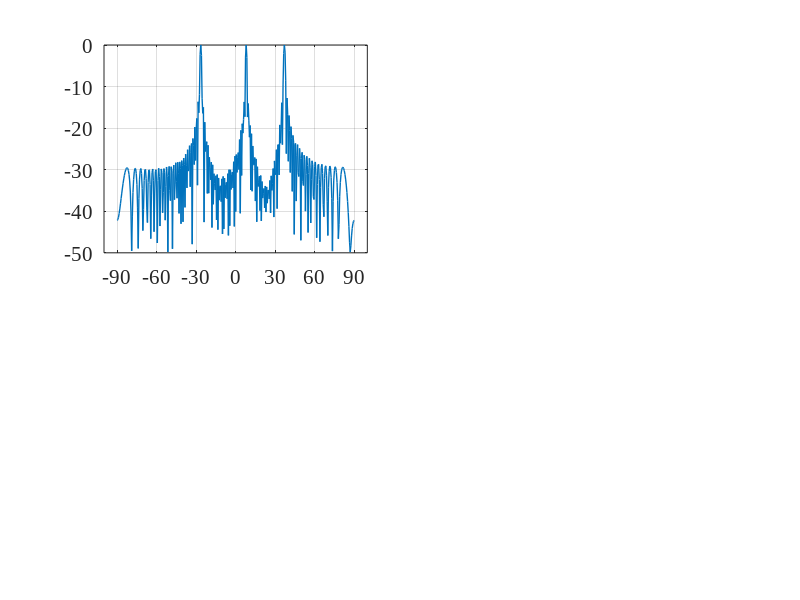

This figure's MATLAB source: (Note: this script raises an error after producing the figure.)
close all   % close all windows
clear       % clear workspace
clc         % clear command window
f=300e6;    %carrier frequency (Hz)
n=100;       %number of array elements
l=0.04*3e8/f;    %wave length (m)
sa=361;     %sampling
d=l/2;
p=0:d:d*(n-1);
angle=[-90,90];
angle_m=[-26.5 8 37
        -56.5 0  51.5
         -4.5 23 39
        -51.5 0 26.5];
Rat=[sqrt(1) sqrt(1) sqrt(1) 
    sqrt(1) sqrt(1) sqrt(1) 
    sqrt(1) sqrt(1) sqrt(1) 
    sqrt(1) sqrt(1) sqrt(1) ]'; %ratio
s_m=size(angle_m,2);
theta_list = linspace(angle(1, 1), angle(1, 2), 361);
steering_matrixe=exp(-1j*p'*2*pi/l*sin(theta_list*pi/180));
for i=1:4
    m_steering(:,:,i)=exp(-1j*p'*2*pi/l*sin(angle_m(i,:)*pi/180));
    R=[m_steering(:,:,i)] * [m_steering(:,:,i)]';
    RRR=det(R);
    R_inv = pinv(R);
    C=[m_steering(:,:,i)];
    w(:,i)=R_inv*C/(C'*R_inv*C)*Rat(:,i);
end

for it = 1:sa
      a = steering_matrixe(:, it);
      bp1(1, it) = abs(w(:,1)' * a);
      bp2(1, it) = abs(w(:,2)' * a);
      bp3(1, it) = abs(w(:,3)' * a);
      bp4(1, it) = abs(w(:,4)' * a);
end
  % Normalize.
bp1 = 20 * log10(bp1 / max(bp1));
bp2 = 20 * log10(bp2 / max(bp2));
bp3 = 20 * log10(bp3 / max(bp3));
bp4 = 20 * log10(bp4 / max(bp4));

for i = 1:s_m
    gain_m1(1,i) = abs(w(:,1)' * (m_steering(:,i,1)*m_steering(:,i,1)')* w(:,1)) / abs(w(:,1)'*w(:,1));
end

for i = 1:s_m
     gain_m2(1,i) = abs(w(:,2)' * (m_steering(:,i,2)*m_steering(:,i,2)')* w(:,2)) / abs(w(:,2)'*w(:,2));
end

for i = 1:s_m
     gain_m3(1,i) = abs(w(:,3)' * (m_steering(:,i,3)*m_steering(:,i,3)')* w(:,3)) / abs(w(:,3)'*w(:,3));
end

for i = 1:s_m
     gain_m4(1,i) = abs(w(:,4)' * (m_steering(:,i,4)*m_steering(:,i,4)')* w(:,4)) / abs(w(:,4)'*w(:,4));
end
gain=[gain_m1;gain_m2;gain_m3;gain_m4];


%%%%%画图
figure('position',[150,100,1000,750])%确定图片的位置和大小，[x y width height]

subplot(2,2,1);
plot(theta_list,bp1,'LineWidth',1);
grid on;
hold on;
delta = (angle(1, 2) - angle(1, 1)) / 6;
set(gca, 'xlim',[angle(1,1)-10, angle(1, 2)+10],'FontSize',15,'FontName','Times New Roman');
set(gca, 'xtick',angle(1, 1):delta: angle(1, 2),'FontSize',15,'FontName','Times New Roman'); 
%%%坐标
    DB11=bp1(angle_m(1,1)/0.5+181);
    DB11=roundn(DB11,-2); 
    plot(angle_m(1,1),DB11,'r*')
    text(angle_m(1,1)-10,DB11+3,[num2str(DB11)],'FontSize',8,'FontName','Times New Roman')

    DB12=bp1(angle_m(1,2)/0.5+181);
    DB12=roundn(DB12,-2); 
    plot(angle_m(1,2),DB12,'r*')
    text(angle_m(1,2)-5,DB12+3,[num2str(DB12)],'FontSize',8,'FontName','Times New Roman')

    DB13=bp1(angle_m(1,3)/0.5+181);
    DB13=roundn(DB13,-2); 
    plot(angle_m(1,3),DB13,'r*')
    text(angle_m(1,3)-10,DB13+3,[num2str(DB13)],'FontSize',8,'FontName','Times New Roman')

    

xlabel({'\fontname{Times New Roman}\fontsize{15}Azimuth Angle (deg)','\fontname{Times New Roman}\fontsize{17}(R1)'});
ylabel('\fontname{Times New Roman}\fontsize{15}Normalized Beam Pattern (dB)');
set(gca, 'YLim', [-70,5],'FontSize',15,'FontName','Times New Roman');


subplot(2,2,2);
plot(theta_list,bp2,'LineWidth',1);
grid on;
hold on;
delta = (angle(1, 2) - angle(1, 1)) / 6;
set(gca, 'xlim',[angle(1,1)-10, angle(1, 2)+10],'FontSize',15,'FontName','Times New Roman');
set(gca, 'xtick',angle(1, 1):delta: angle(1, 2),'FontSize',15,'FontName','Times New Roman');  

    DB21=bp2(angle_m(2,1)/0.5+181);
    DB21=roundn(DB21,-2); 
    plot(angle_m(2,1),DB21,'r*')
    text(angle_m(2,1)-10,DB21+3,[num2str(DB21)],'FontSize',8,'FontName','Times New Roman')

    DB22=bp2(angle_m(2,2)/0.5+181);
    DB22=roundn(DB22,-2); 
    plot(angle_m(2,2),DB22,'r*')
    text(angle_m(2,2)-5,DB22+3,[num2str(DB22)],'FontSize',8,'FontName','Times New Roman')

    DB23=bp2(angle_m(2,3)/0.5+181);
    DB23=roundn(DB23,-2); 
    plot(angle_m(2,3),DB23,'r*')
    text(angle_m(2,3)-10,DB23+3,[num2str(DB23)],'FontSize',8,'FontName','Times New Roman')

  

xlabel({'\fontname{Times New Roman}\fontsize{15}Azimuth Angle (deg)','\fontname{Times New Roman}\fontsize{17}(R2)'});
ylabel('\fontname{Times New Roman}\fontsize{15}Normalized Beam Pattern (dB)');
set(gca, 'YLim', [-70,5],'FontSize',15,'FontName','Times New Roman');


subplot(2,2,3);
plot(theta_list,bp3,'LineWidth',1);
grid on;
hold on;
delta = (angle(1, 2) - angle(1, 1)) / 6;
set(gca, 'xlim',[angle(1,1)-10, angle(1, 2)+10],'FontSize',15,'FontName','Times New Roman');
set(gca, 'xtick',angle(1, 1):delta: angle(1, 2),'FontSize',15,'FontName','Times New Roman');    

    DB31=bp3(angle_m(3,1)/0.5+181);
    DB31=roundn(DB31,-2); 
    plot(angle_m(3,1),DB31,'r*')
    text(angle_m(3,1)-2,DB31+3,[num2str(DB31)],'FontSize',8,'FontName','Times New Roman')

    DB32=bp3(angle_m(3,2)/0.5+181);
    DB32=roundn(DB32,-2); 
    plot(angle_m(3,2),DB32,'r*')
    text(angle_m(3,2)-5,DB32+3,[num2str(DB32)],'FontSize',8,'FontName','Times New Roman')

    DB33=bp3(angle_m(3,3)/0.5+181);
    DB33=roundn(DB33,-2); 
    plot(angle_m(3,3),DB33,'r*')
    text(angle_m(3,3)-10,DB33+3,[num2str(DB33)],'FontSize',8,'FontName','Times New Roman')

   
xlabel({'\fontname{Times New Roman}\fontsize{15}Azimuth Angle (deg)','\fontname{Times New Roman}\fontsize{17}(R3)'});
ylabel('\fontname{Times New Roman}\fontsize{15}Normalized Beam Pattern (dB)');
set(gca, 'YLim', [-70,5],'FontSize',15,'FontName','Times New Roman');


subplot(2,2,4);
plot(theta_list,bp4,'LineWidth',1);
grid on;
hold on;
delta = (angle(1, 2) - angle(1, 1)) / 6;
set(gca, 'xlim',[angle(1,1)-10, angle(1, 2)+10],'FontSize',15,'FontName','Times New Roman');
set(gca, 'xtick',angle(1, 1):delta: angle(1, 2),'FontSize',15,'FontName','Times New Roman');   

    DB41=bp4(angle_m(4,1)/0.5+181);
    DB41=roundn(DB41,-2); 
    plot(angle_m(4,1),DB41,'r*')
    text(angle_m(4,1)-2,DB41+3,[num2str(DB41)],'FontSize',8,'FontName','Times New Roman')

    DB42=bp4(angle_m(4,2)/0.5+181);
    DB42=roundn(DB42,-2); 
    plot(angle_m(4,2),DB42,'r*')
    text(angle_m(4,2)-4,DB42+3,[num2str(DB42)],'FontSize',8,'FontName','Times New Roman')

    DB43=bp4(angle_m(4,3)/0.5+181);
    DB43=roundn(DB43,-2); 
    plot(angle_m(4,3),DB43,'r*')
    text(angle_m(4,3)-8,DB43+3,[num2str(DB43)],'FontSize',8,'FontName','Times New Roman')

    

xlabel({'\fontname{Times New Roman}\fontsize{15}Azimuth Angle (deg)','\fontname{Times New Roman}\fontsize{17}(R4)'});
ylabel('\fontname{Times New Roman}\fontsize{15}Normalized Beam Pattern (dB)');
set(gca, 'YLim', [-70,5],'FontSize',15,'FontName','Times New Roman');

%saveas(gcf,['K=4','.emf']);
